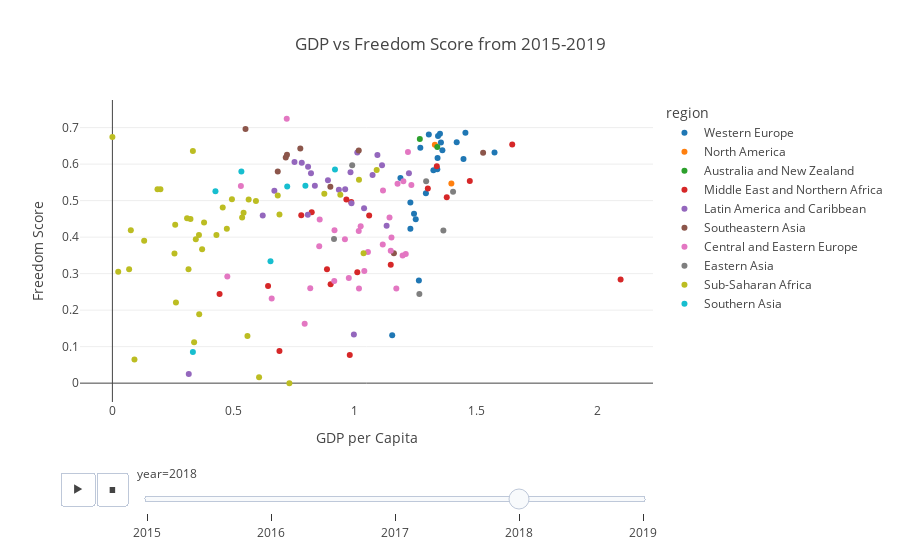

This figure's notebook cell:
### Markdown cell above
#### Can we buy freedom?

We observe that countries with a small GDP per capita can have a high perception of freedom. However, there are no countries with a high GDP per capita that have a low perception of freedom. This suggests that higher economic prosperity is generally associated with higher perceived freedom.

### Code cell
fig = px.scatter(merged_df,
                x = 'gdp_per_capita',
                y = 'freedom',
                color = 'region',
                template = 'xgridoff',
                animation_frame = 'year',
                title = 'GDP vs Freedom Score from 2015-2019',
                labels={"gdp_per_capita": "GDP per Capita", "freedom": "Freedom Score"})
fig.show()

### Figure 1 — Plotly figure (JSON) as saved in the notebook; plotly's stock layout.template omitted (floating-point values rounded to 4 significant figures)
{"data": [{"hovertemplate": "region=Western Europe<br>year=2018<br>GDP per Capita=%{x}<br>Freedom Score=%{y}<extra></extra>", "legendgroup": "Western Europe", "marker": {"color": "#1F77B4", "symbol": "circle"}, "mode": "markers", "name": "Western Europe", "orientation": "v", "showlegend": true, "type": "scatter", "x": [1.305, 1.456, 1.351, 1.343, 1.42, 1.361, 1.355, 1.244, 1.341, 1.448, 1.34, 1.324, 1.576, 1.27, 1.293, 1.251, 1.264, 1.229, 1.229, 1.188, 1.154], "xaxis": "x", "y": [0.681, 0.686, 0.683, 0.677, 0.66, 0.638, 0.659, 0.464, 0.617, 0.614, 0.586, 0.583, 0.632, 0.645, 0.52, 0.449, 0.281, 0.495, 0.423, 0.562, 0.131], "yaxis": "y"}, {"hovertemplate": "region=North America<br>year=2018<br>GDP per Capita=%{x}<br>Freedom Score=%{y}<extra></extra>", "legendgroup": "North America", "marker": {"color": "#FF7F0E", "symbol": "circle"}, "mode": "markers", "name": "North America", "orientation": "v", "showlegend": true, "type": "scatter", "x": [1.33, 1.398], "xaxis": "x", "y": [0.653, 0.547], "yaxis": "y"}, {"hovertemplate": "region=Australia and New Zealand<br>year=2018<br>GDP per Capita=%{x}<br>Freedom Score=%{y}<extra></extra>", "legendgroup": "Australia and New Zealand", "marker": {"color": "#2CA02C", "symbol": "circle"}, "mode": "markers", "name": "Australia and New Zealand", "orientation": "v", "showlegend": true, "type": "scatter", "x": [1.268, 1.34], "xaxis": "x", "y": [0.669, 0.647], "yaxis": "y"}, {"hovertemplate": "region=Middle East and Northern Africa<br>year=2018<br>GDP per Capita=%{x}<br>Freedom Score=%{y}<extra></extra>", "legendgroup": "Middle East and Northern Africa", "marker": {"color": "#D62728", "symbol": "circle"}, "mode": "markers", "name": "Middle East and Northern Africa", "orientation": "v", "showlegend": true, "type": "scatter", "x": [1.301, 2.096, 1.649, 1.379, 1.338, 1.474, 0.985, 1.148, 0.965, 0.979, 0.779, 0.822, 0.642, 1.059, 0.9, 1.01, 0.885, 0.689, 0.442], "xaxis": "x", "y": [0.533, 0.284, 0.654, 0.509, 0.594, 0.554, 0.496, 0.324, 0.503, 0.077, 0.46, 0.468, 0.266, 0.459, 0.271, 0.304, 0.312, 0.088, 0.244], "yaxis": "y"}, {"hovertemplate": "region=Latin America and Caribbean<br>year=2018<br>GDP per Capita=%{x}<br>Freedom Score=%{y}<extra></extra>", "legendgroup": "Latin America and Caribbean", "marker": {"color": "#9467BD", "symbol": "circle"}, "mode": "markers", "name": "Latin America and Caribbean", "orientation": "v", "showlegend": true, "type": "scatter", "x": [1.01, 1.038, 1.131, 1.112, 0.986, 1.073, 0.781, 1.093, 0.96, 1.223, 0.806, 0.668, 0.889, 0.807, 0.819, 0.751, 0.835, 0.934, 0.62, 0.982, 0.996, 0.315], "xaxis": "x", "y": [0.632, 0.479, 0.431, 0.597, 0.493, 0.57, 0.604, 0.625, 0.531, 0.575, 0.461, 0.527, 0.556, 0.593, 0.575, 0.606, 0.541, 0.53, 0.459, 0.578, 0.133, 0.025], "yaxis": "y"}, {"hovertemplate": "region=Southeastern Asia<br>year=2018<br>GDP per Capita=%{x}<br>Freedom Score=%{y}<extra></extra>", "legendgroup": "Southeastern Asia", "marker": {"color": "#8C564B", "symbol": "circle"}, "mode": "markers", "name": "Southeastern Asia", "orientation": "v", "showlegend": true, "type": "scatter", "x": [1.529, 1.161, 1.016, 0.775, 0.715, 0.899, 0.72, 0.549, 0.682], "xaxis": "x", "y": [0.631, 0.356, 0.637, 0.643, 0.618, 0.538, 0.626, 0.696, 0.58], "yaxis": "y"}, {"hovertemplate": "region=Central and Eastern Europe<br>year=2018<br>GDP per Capita=%{x}<br>Freedom Score=%{y}<extra></extra>", "legendgroup": "Central and Eastern Europe", "marker": {"color": "#E377C2", "symbol": "circle"}, "mode": "markers", "name": "Central and Eastern Europe", "orientation": "v", "showlegend": true, "type": "scatter", "x": [1.233, 1.21, 1.176, 0.719, 1.197, 1.219, 1.116, 1.148, 1.151, 1.143, 1.2, 0.855, 0.657, 1.016, 1.171, 1.039, 0.975, 1.017, 1.115, 1.024, 0.474, 0.959, 0.53, 0.915, 1.054, 0.916, 0.853, 0.816, 0.793], "xaxis": "x", "y": [0.543, 0.354, 0.546, 0.724, 0.35, 0.633, 0.528, 0.363, 0.399, 0.454, 0.553, 0.448, 0.232, 0.417, 0.259, 0.307, 0.288, 0.259, 0.38, 0.43, 0.292, 0.394, 0.54, 0.28, 0.359, 0.419, 0.375, 0.26, 0.163], "yaxis": "y"}, {"hovertemplate": "region=Eastern Asia<br>year=2018<br>GDP per Capita=%{x}<br>Freedom Score=%{y}<extra></extra>", "legendgroup": "Eastern Asia", "marker": {"color": "#7F7F7F", "symbol": "circle"}, "mode": "markers", "name": "Eastern Asia", "orientation": "v", "showlegend": true, "type": "scatter", "x": [1.365, 1.294, 1.266, 1.405, 0.989, 0.914], "xaxis": "x", "y": [0.418, 0.553, 0.244, 0.524, 0.597, 0.395], "yaxis": "y"}, {"hovertemplate": "region=Sub-Saharan Africa<br>year=2018<br>GDP per Capita=%{x}<br>Freedom Score=%{y}<extra></extra>", "legendgroup": "Sub-Saharan Africa", "marker": {"color": "#BCBD22", "symbol": "circle"}, "mode": "markers", "name": "Sub-Saharan Africa", "orientation": "v", "showlegend": true, "type": "scatter", "x": [1.09, 0.689, 0, 0.535, 1.036, 0.94, 0.541, 0.592, 0.429, 0.256, 0.682, 0.37, 0.874, 0.314, 0.198, 0.493, 0.562, 0.557, 0.308, 0.358, 0.069, 0.131, 0.322, 0.378, 0.605, 0.259, 0.344, 0.472, 0.73, 0.262, 0.357, 1.017, 0.186, 0.076, 0.332, 0.455, 0.337, 0.024, 0.091], "xaxis": "x", "y": [0.584, 0.462, 0.674, 0.454, 0.356, 0.516, 0.467, 0.499, 0.406, 0.355, 0.514, 0.367, 0.519, 0.312, 0.531, 0.504, 0.503, 0.129, 0.452, 0.189, 0.312, 0.39, 0.45, 0.44, 0.016, 0.434, 0.394, 0.423, 0, 0.221, 0.406, 0.557, 0.531, 0.419, 0.636, 0.481, 0.112, 0.305, 0.065], "yaxis": "y"}, {"hovertemplate": "region=Southern Asia<br>year=2018<br>GDP per Capita=%{x}<br>Freedom Score=%{y}<extra></extra>", "legendgroup": "Southern Asia", "marker": {"color": "#17BECF", "symbol": "circle"}, "mode": "markers", "name": "Southern Asia", "orientation": "v", "showlegend": true, "type": "scatter", "x": [0.652, 0.796, 0.425, 0.532, 0.918, 0.721, 0.332], "xaxis": "x", "y": [0.334, 0.541, 0.526, 0.58, 0.585, 0.539, 0.085], "yaxis": "y"}], "layout": {"autosize": true, "legend": {"title": {"text": "region"}, "tracegroupgap": 0}, "sliders": [{"active": 3, "currentvalue": {"prefix": "year="}, "len": 0.9, "pad": {"b": 10, "t": 60}, "steps": [{"args": [["2015"], {"frame": {"duration": 0, "redraw": false}, "fromcurrent": true, "mode": "immediate", "transition": {"duration": 0, "easing": "linear"}}], "label": "2015", "method": "animate"}, {"args": [["2016"], {"frame": {"duration": 0, "redraw": false}, "fromcurrent": true, "mode": "immediate", "transition": {"duration": 0, "easing": "linear"}}], "label": "2016", "method": "animate"}, {"args": [["2017"], {"frame": {"duration": 0, "redraw": false}, "fromcurrent": true, "mode": "immediate", "transition": {"duration": 0, "easing": "linear"}}], "label": "2017", "method": "animate"}, {"args": [["2018"], {"frame": {"duration": 0, "redraw": false}, "fromcurrent": true, "mode": "immediate", "transition": {"duration": 0, "easing": "linear"}}], "label": "2018", "method": "animate"}, {"args": [["2019"], {"frame": {"duration": 0, "redraw": false}, "fromcurrent": true, "mode": "immediate", "transition": {"duration": 0, "easing": "linear"}}], "label": "2019", "method": "animate"}], "x": 0.1, "xanchor": "left", "y": 0, "yanchor": "top"}], "title": {"text": "GDP vs Freedom Score from 2015-2019"}, "updatemenus": [{"buttons": [{"args": [null, {"frame": {"duration": 500, "redraw": false}, "fromcurrent": true, "mode": "immediate", "transition": {"duration": 500, "easing": "linear"}}], "label": "&#9654;", "method": "animate"}, {"args": [[null], {"frame": {"duration": 0, "redraw": false}, "fromcurrent": true, "mode": "immediate", "transition": {"duration": 0, "easing": "linear"}}], "label": "&#9724;", "method": "animate"}], "direction": "left", "pad": {"r": 10, "t": 70}, "showactive": false, "type": "buttons", "x": 0.1, "xanchor": "right", "y": 0, "yanchor": "top"}], "xaxis": {"anchor": "y", "autorange": true, "domain": [0, 1], "range": [-0.1159, 1.806], "title": {"text": "GDP per Capita"}, "type": "linear"}, "yaxis": {"anchor": "x", "autorange": true, "domain": [0, 1], "range": [-0.06895, 0.7387], "title": {"text": "Freedom Score"}, "type": "linear"}}}
